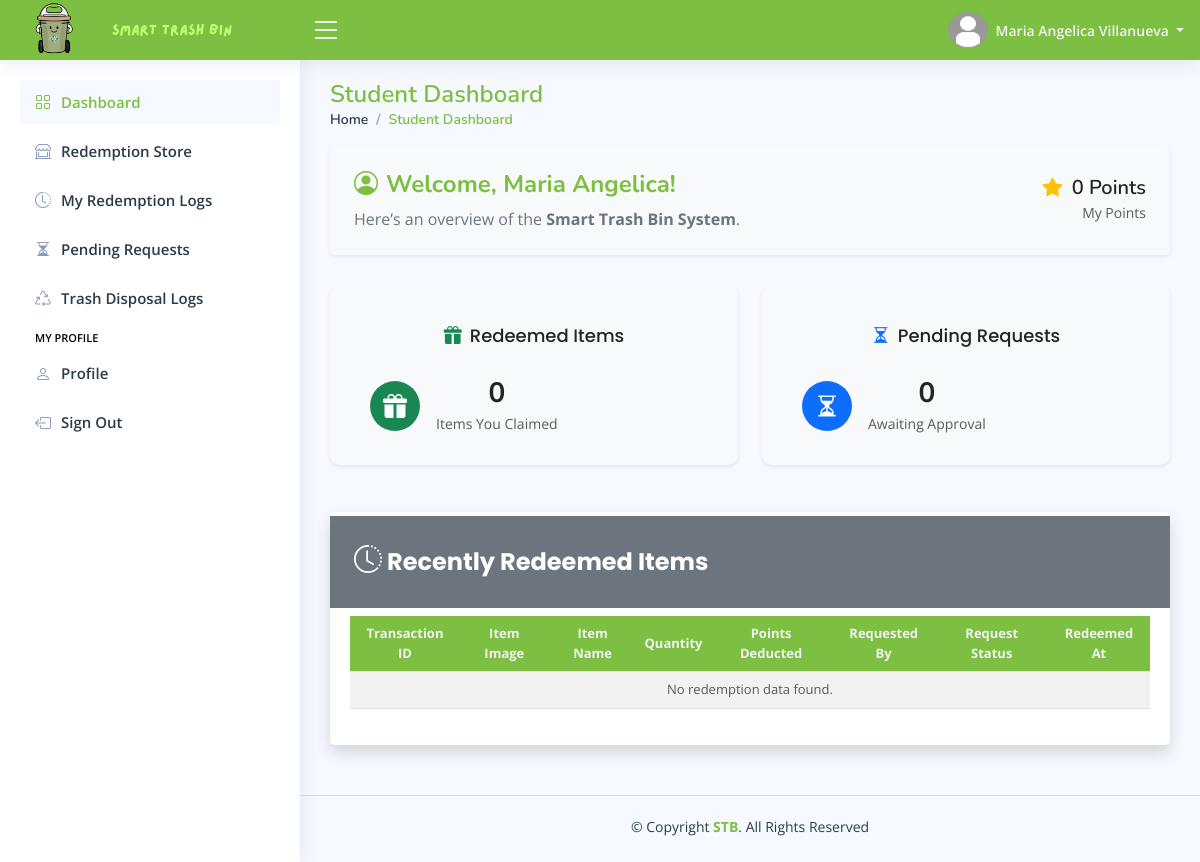
Page /pages/student/home.php (signed in) on the committed database.
### tables this page shows
CREATE TABLE `student_profile_tbl` (
  `tbl_row_id` int(11) NOT NULL,
  `student_lrn` varchar(255) NOT NULL,
  `profile_picture` varchar(255) DEFAULT NULL,
  `date_of_birth` date NOT NULL,
  `gender` enum('Male','Female','Others') DEFAULT 'Others',
  `civil_status` enum('Single','Married','Divorced','Widowed') DEFAULT 'Single',
  `address` varchar(255) NOT NULL,
  `phone_number` varchar(50) NOT NULL,
  `facebook_link` varchar(255) NOT NULL,
  `updated_at` timestamp NOT NULL DEFAULT current_timestamp() ON UPDATE current_timestamp()
);

CREATE TABLE `student_accounts_tbl` (
  `tbl_row_id` int(11) NOT NULL,
  `student_lrn` varchar(255) NOT NULL,
  `student_rfid` varchar(255) DEFAULT NULL,
  `first_name` varchar(100) NOT NULL,
  `middle_name` varchar(100) DEFAULT NULL,
  `last_name` varchar(100) NOT NULL,
  `email_address` varchar(150) NOT NULL,
  `student_password` varchar(255) NOT NULL,
  `role` enum('Student') DEFAULT 'Student',
  `grade_level` enum('Grade 7','Grade 8','Grade 9','Grade 10','Grade 11','Grade 12') DEFAULT NULL,
  `student_points` int(11) NOT NULL DEFAULT 0,
  `reset_password_token` varchar(255) DEFAULT NULL,
  `password_token_expiry` datetime DEFAULT NULL,
  `locked_account` enum('Yes','No') DEFAULT 'No',
  `created_at` timestamp NOT NULL DEFAULT current_timestamp(),
  `updated_at` timestamp NOT NULL DEFAULT current_timestamp() ON UPDATE current_timestamp()
);

### pages/student/pages/dashboard.php (the view)
<?php
$get_redeem_count = $conn->prepare("SELECT
                                        COUNT(*) AS 'redeem_count'
                                    FROM transactions_tbl
                                    WHERE redeem_status = :redeem_status
                                    AND redeemed_by = :student_lrn
                                    ");
$get_redeem_count->execute([
    ":redeem_status" => "Approved",
    ":student_lrn" => $student_lrn
]);
$redeem_count = $get_redeem_count->fetch()["redeem_count"];
$get_pending_count = $conn->prepare("SELECT
                                        COUNT(*) AS 'pending_count'
                                    FROM transactions_tbl
                                    WHERE redeem_status = :redeem_status
                                    AND redeemed_by = :student_lrn
                                    ");
$get_pending_count->execute([
    ":redeem_status" => "Pending",
    ":student_lrn" => $student_lrn
]);
$pending_count = $get_pending_count->fetch()["pending_count"];
?>
<main id="main" class="main">
    <?php
    include_once "includes/pagetitle.php";
    ?>
    <section class="section dashboard">
        <div class="row">
            <div class="col-12">
                <div class="card shadow-sm border-0 bg-light">
                    <div class="card-body py-4 px-4">
                        <div class="d-flex justify-content-between align-items-center">
                            <div>
                                <h4 class="fw-bold mb-2" style="color: #7CBF42;">
                                    <i class="bi bi-person-circle me-2"></i>Welcome, <?php echo htmlspecialchars($first_name); ?>!
                                </h4>
                                <p class="mb-0 fs-6 text-secondary">
                                    Here’s an overview of the <strong>Smart Trash Bin System</strong>.
                                </p>
                            </div>
                            <div class="text-end">
                                <h5 class="mb-0 fw-semibold">
                                    <i class="bi bi-star-fill text-warning me-1"></i>
                                    <?php echo $student_points ?? '0'; ?> Points
                                </h5>
                                <small class="text-muted">My Points</small>
                            </div>
                        </div>
                    </div>
                </div>
            </div>
            <div class="col-xxl-3 col-md-6 mb-4">
                <a href="home.php?page=redemption-log">
                    <div class="card info-card shadow-sm border-0 hover-shadow">
                        <div class="card-body">
                            <h5 class="card-title text-dark mb-3">
                                <i class="bi bi-gift-fill me-2 text-success"></i>Redeemed Items
                            </h5>
                            <div class="d-flex align-items-center">
                                <div class="card-icon rounded-circle bg-success text-white d-flex align-items-center justify-content-center" style="width: 50px; height: 50px;">
                                    <i class="bi bi-gift-fill fs-4"></i>
                                </div>
                                <div class="ps-3">
                                    <h6 class="mb-0 text-dark"> <?php echo htmlspecialchars($redeem_count); ?> </h6>
                                    <span class="text-muted small"> Items You Claimed </span>
                                </div>
                            </div>
                        </div>
                    </div>
                </a>
            </div>
            <div class="col-xxl-3 col-md-6 mb-4">
                <a href="home.php?page=pending-requests">
                    <div class="card info-card shadow-sm border-0 hover-shadow">
                        <div class="card-body">
                            <h5 class="card-title text-dark mb-3">
                                <i class="bi bi-hourglass-split me-2 text-primary"></i>Pending Requests
                            </h5>
                            <div class="d-flex align-items-center">
                                <div class="card-icon rounded-circle bg-primary text-white d-flex align-items-center justify-content-center" style="width: 50px; height: 50px;">
                                    <i class="bi bi-hourglass-split fs-4"></i>
                                </div>
                                <div class="ps-3">
                                    <h6 class="mb-0 text-dark"> <?php echo htmlspecialchars($pending_count); ?> </h6>
                                    <span class="text-muted small"> Awaiting Approval </span>
                                </div>
                            </div>
                        </div>
                    </div>
                </a>
            </div>
            <div class="col-12 mt-2">
                <a href="home.php?page=redemption-log">
                    <div class="card shadow">
                        <div class="d-flex justify-content-between align-items-center px-4 py-2 bg-secondary mb-2 mt-1">
                            <h5 class="card-title text-white custom-card-title fw-bold">
                                <i class="bi bi-clock-history fs-3"></i>
                                Recently Redeemed Items
                            </h5>
                        </div>
                        <div class="card-body">
                            <div class="table-responsive">
                                <table class="table table-striped table-hover datatable custom-table">
                                    <thead>
                                        <tr>
                                            <th scope="col"> Transaction ID </th>
                                            <th scope="col"> Item Image </th>
                                            <th scope="col"> Item Name </th>
                                            <th scope="col"> Quantity </th>
                                            <th scope="col"> Points Deducted </th>
                                            <th scope="col"> Requested By </th>
                                            <th scope="col"> Request Status </th>
                                            <th scope="col"> Redeemed At </th>
                                        </tr>
                                    </thead>
                                    <tbody>
                                        <?php
                                        $fetch_pending_requests = $conn->prepare("SELECT
                                                                                tt.*,
                                                                                CONCAT(sa.first_name, ' ', sa.last_name) AS 'redeemed_by',
                                                                                rt.item_image,
                                                                                rt.item_name
                                                                            FROM transactions_tbl tt
                                                                            LEFT JOIN reward_items_tbl rt
                                                                            ON tt.item_redeemed = rt.item_id
                                                                            LEFT JOIN student_accounts_tbl sa
                                                                            ON tt.redeemed_by = sa.student_lrn
                                                                            WHERE tt.redeemed_by = :student_lrn AND tt.redeem_status = :redeem_status
                                                                            ORDER BY tt.redeemed_at DESC LIMIT 10
                                                                            ");
                                        $fetch_pending_requests->execute(["student_lrn" => $student_lrn, ":redeem_status" => "Approved"]);
                                        if ($fetch_pending_requests->rowCount() > 0) {
                                            while ($transaction_data = $fetch_pending_requests->fetch()) {
                                                $item_image = $transaction_data["item_image"];
                                                if (empty($item_image) || !file_exists($item_file_path . $item_image)) {
                                                    $item_image = "default-item.png";
                                                }
                                        ?>
                                                <tr>
                                                    <td class="fw-bold">
                                                        <?php echo htmlspecialchars($transaction_data["transaction_id"]); ?>
                                                    </td>
                                                    <td>
                                                        <img
                                                            src="<?php echo htmlspecialchars($item_file_path . $item_image); ?>"
                                                            alt="Item Image"
                                                            class="rounded-circle"
                                                            width="40" height="40">
                                                    </td>
                                                    <td class="fw-bold">
                                                        <?php echo htmlspecialchars($transaction_data["item_name"]); ?>
                                                    </td>
                                                    <td class="fw-bold">
                                                        <?php echo htmlspecialchars($transaction_data["item_quantity"]); ?>
                                                    </td>
                                                    <td class="fw-bold">
                                                        <?php echo htmlspecialchars($transaction_data["total_points"]); ?>
                                                    </td>
                                                    <td class="fw-bold">
                                                        <?php echo htmlspecialchars($transaction_data["redeemed_by"]); ?>
                                                    </td>
                                                    <td class="fw-bold">
                                                        <span class="badge bg-<?php echo htmlspecialchars($transaction_data["redeem_status"] === "Approved" ? "success" : "danger"); ?> p-2">
                                                            <?php echo htmlspecialchars($transaction_data["redeem_status"]); ?>
                                                        </span>
                                                    </td>
                                                    <td class="fw-bold">
                                                        <?php echo htmlspecialchars(format_timestamp($transaction_data["redeemed_at"])); ?>
                                                    </td>
                                                </tr>
                                            <?php
                                            }
                                        } else {
                                            ?>
                                            <tr>
                                                <td colspan="9" class="text-center text-muted">
                                                    No redemption data found.
                                                </td>
                                            </tr>
                                        <?php
                                        }
                                        ?>
                                    </tbody>
                                </table>
                            </div>
                        </div>
                    </div>
                </a>
            </div>
        </div>
    </section>
</main>

### pages/student/includes/header.php (shortened to what this page needs)
<header id="header" class="header fixed-top d-flex align-items-center">
    <div class="d-flex align-items-center justify-content-between">
        <a href="home.php" class="logo d-flex align-items-center gap-0">
            <img src="../../assets/global/images/stb-logo.png" alt="Website Logo">
            <img src="../../assets/global/images/stb-name.png" alt="Website Logo">
        </a>
        <i class="bi bi-list toggle-sidebar-btn"></i>
    </div>
    <nav class="header-nav ms-auto">
        <ul class="d-flex align-items-center">
            <li class="nav-item dropdown pe-3">
                <a class="nav-link nav-profile d-flex align-items-center pe-0" href="#" data-bs-toggle="dropdown">
                    <img src="<?php echo htmlspecialchars($file_path . $profile_picture); ?>" alt="Profile Picture" class="rounded-circle" width="40" height="40">
                    <span class="d-none d-md-block dropdown-toggle ps-2"> <?php echo htmlspecialchars($first_name . " " . $last_name); ?> </span>
                </a>
            </li>
        </ul>
    </nav>
</header>

### rows in the picture
student_profile_tbl: student_accounts_tbl.first_name+last_name "Maria Angelica Villanueva", student_accounts_tbl.first_name "Maria Angelica", student_accounts_tbl.student_points "0"

### other values in the picture
$page_titles[$page_name] "Student Dashboard"
$redeem_count "0"
$pending_count "0"
